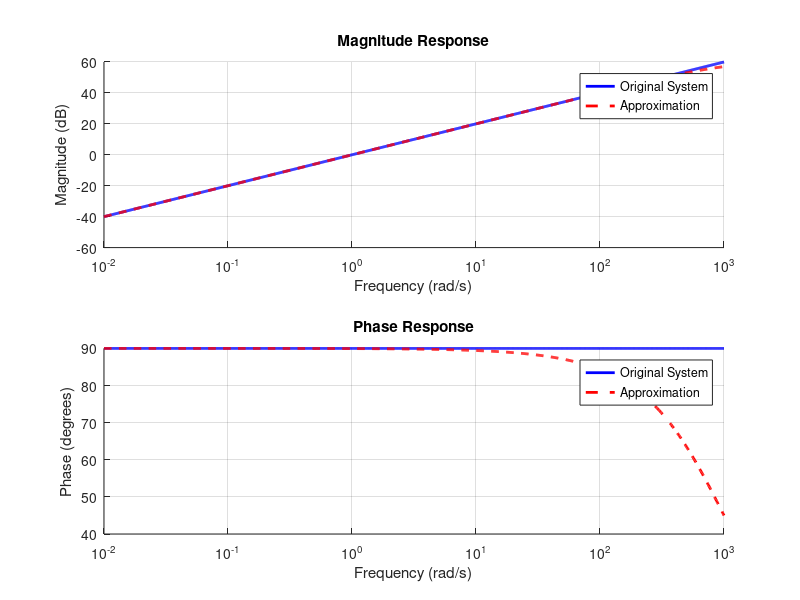
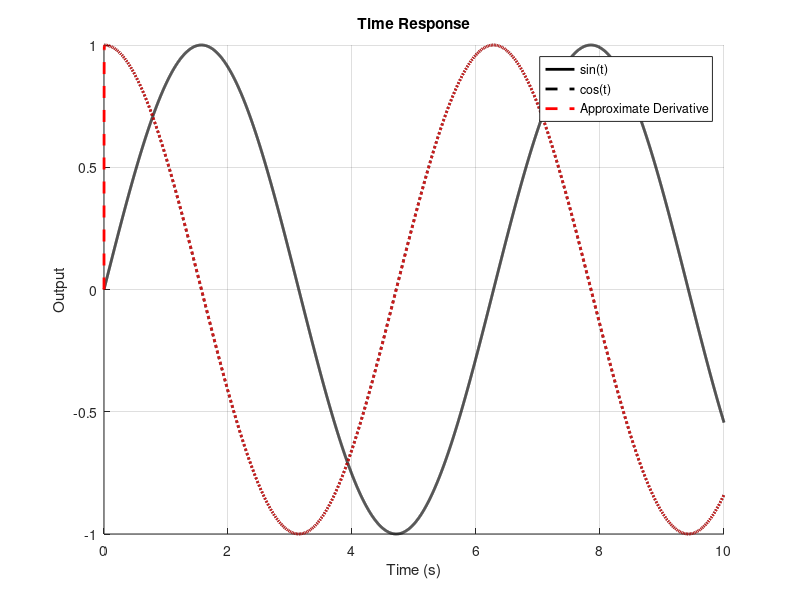

These figures' MATLAB source, in order:
clear;clc;

tau=1e-3;
Gs=tf([1,0],1);
Gs_approx=tf([1,0],[tau,1]);

w=logspace(-2,3,1000);
[mag,phase]=bode(Gs,w);
mag=squeeze(mag);
phase=squeeze(phase);
[mag_approx,phase_approx]=bode(Gs_approx,w);
mag_approx=squeeze(mag_approx);
phase_approx=squeeze(phase_approx);

figure(1);clf;
subplot(2,1,1);cla;hold on;grid on;set(gca,'XScale','log');
semilogx(w,20*log10(mag),'b','LineWidth',2,'DisplayName','Original System');
semilogx(w,20*log10(mag_approx),'r--','LineWidth',2,'DisplayName','Approximation');
xlabel("Frequency (rad/s)");ylabel("Magnitude (dB)");
title("Magnitude Response");
legend('show');
subplot(2,1,2);cla;hold on;grid on;set(gca,'XScale','log');
semilogx(w,phase,'b','LineWidth',2,'DisplayName','Original System');
semilogx(w,phase_approx,'r--','LineWidth',2,'DisplayName','Approximation');
xlabel("Frequency (rad/s)");ylabel("Phase (degrees)");
title("Phase Response");
legend('show');

t=0:1e-3:10;
u=sin(t);
% y=lsim(Gs,u,t);
y_approx=lsim(Gs_approx,u,t);
figure(2);clf;hold on;grid on;
plot(t,u,'k','LineWidth',2,'DisplayName','sin(t)');
plot(t,cos(t),'k--','LineWidth',2,'DisplayName','cos(t)');
plot(t,y_approx,'r--','LineWidth',2,'DisplayName','Approximate Derivative');
xlabel("Time (s)");ylabel("Output");
title("Time Response");
legend('show');
